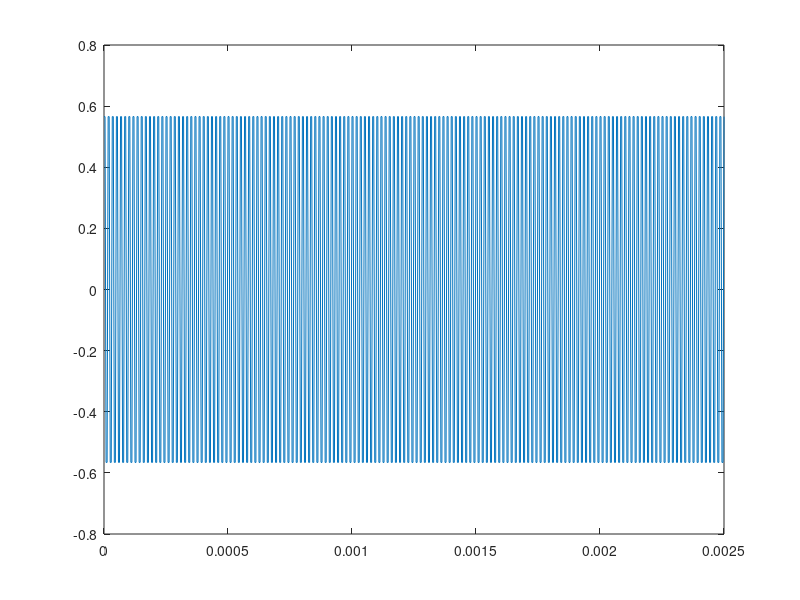
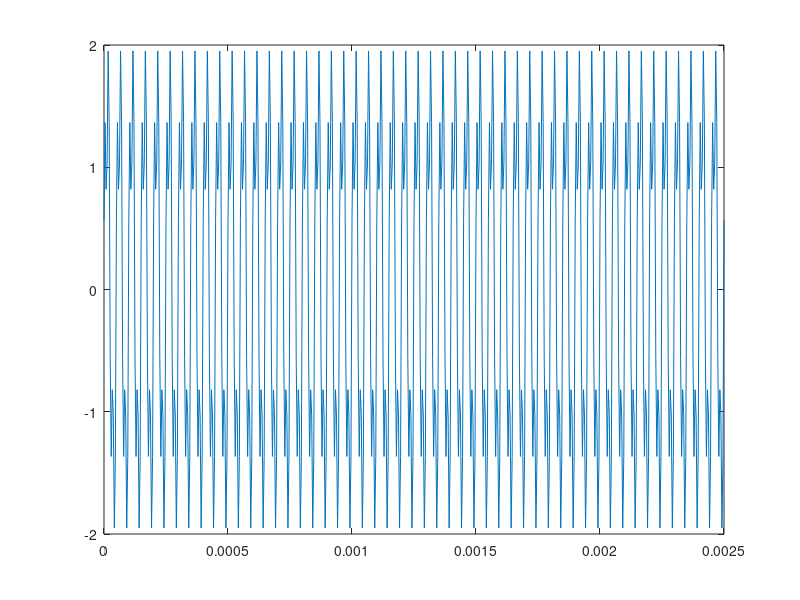
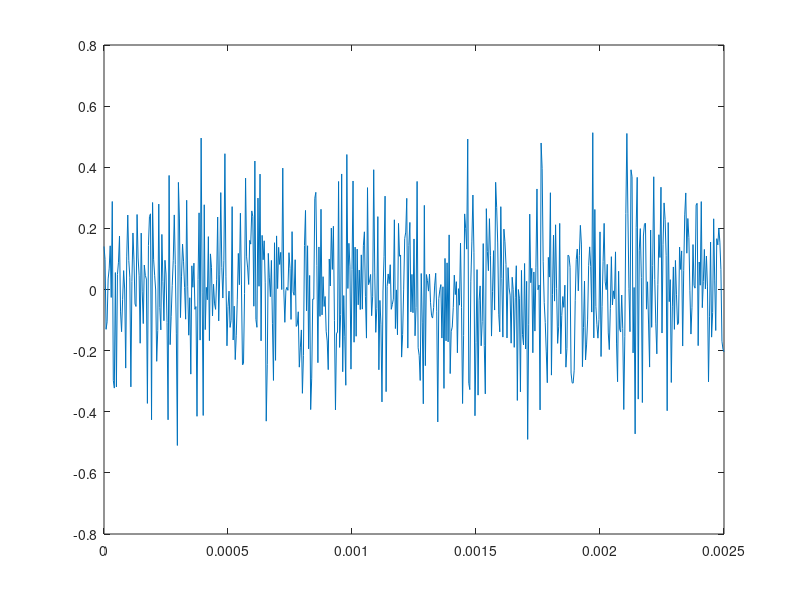
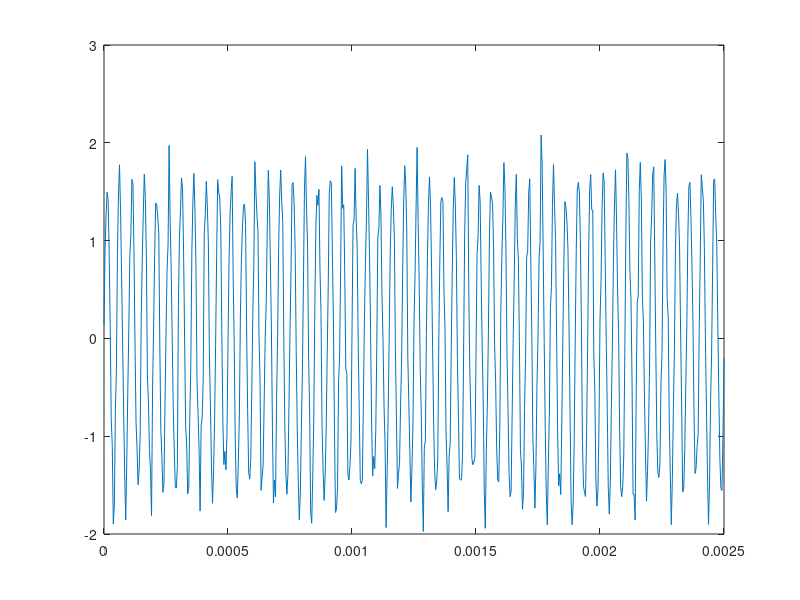

These figures' MATLAB source, in order: (Note: this script raises an error after producing the figures.)
N=600;
n=12;
f1=20000;
Xm1=1.6;
T=1/f1;
Td=T/n;
fd=1/Td;
fi1=0*pi;
t=[0:Td:T*N/n];
x1=Xm1*sin((2*pi*f1).*t+fi1);

figure(1),plot(t,x1,'--');
f2=3*f1;
Xm2=Xm1/2;
T2=1/f2;
fi2=pi/4;
x2=Xm2*sin((2*pi*f2).*t+fi2);
figure(1),plot(t,x2);
x3=x1+x2;
figure(2), plot(t,x3);
Xm4=.125*Xm1;
x4=Xm4.*randn(1,N+1);
figure(3), plot(t,x4);
x5=x1+x4;
x6=x3+x4;
figure(4), plot(t,x5);
figure(5), plot(t,x6);
M1=mean(x1);
M2=mean(x2);
M3=mean(x3);
M4=mean(x4);
M5=mean(x5);
M6=mean(x6);
D1=cov(x1);
D2=cov(x2);
D3=cov(x3);
D4=cov(x4);
D5=cov(x5);
D6=cov(x6);
Nt1=length(x1);
Nf1=1024;
P1=zeros(1,Nf1);
P2=zeros(1,Nf1);
for k1=1:Nf1
    Re1(k1)=0;
    Im1(k1)=0;
    for j1=1:Nt1
        Re1(k1)=Re1(k1)+x3(j1)*cos(pi*(j1-1)*(k1-1)/Nf1);
        Im1(k1)=Im1(k1)+x3(j1)*sin(pi*(j1-1)*(k1-1)/Nf1);
    end
    P1(k1)=(Re1(k1)^2+Im1(k1)^2)/Nt1;
    if (mod((Im1(k1)/Re1(k1)), (pi<2)) > .1)
    P2(k1)=atan(Im1(k1)/Re1(k1));
    else
    P2(k1)=0;    
    end
end
Fs1=[0.0001:fd/(2*Nf1):fd/2];

figure(6), plot(Fs1,P1);
figure(7), plot(Fs1,P2);
